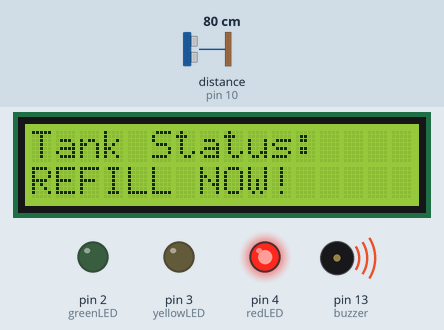
The sketch below on a simulated Arduino Uno, built with avr-gcc and run on an emulated ATmega328P. Shown: 16×2 character LCD, output pins drawn as LEDs (lit = HIGH), buzzer (waves = sounding, pin HIGH). Wiring (inferred from the names in the program): ultrasonic range finder: trigger pin 9; echo pin 10. Inputs (shaded band) come from the test bench; at power-on: distance to the obstacle (sensor on pin 10) 80 cm. The echo pulse lasts 58.3 µs per cm; pins used as bus, display or sensor lines are not drawn; what the sketch prints to the serial monitor is not drawn.

Above: at 3.2 s.
3.3 s: distance to the obstacle (sensor on pin 10) set to 54 cm
5.2 s: distance to the obstacle (sensor on pin 10) set to 46 cm
At 6.5 s:
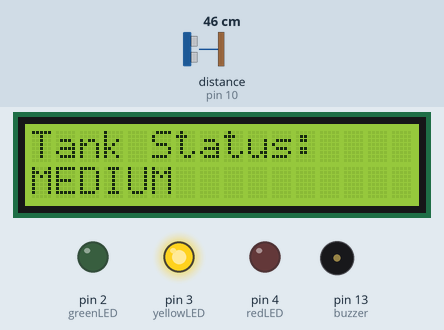
7.6 s: distance to the obstacle (sensor on pin 10) set to 34 cm
9.3 s: distance to the obstacle (sensor on pin 10) set to 28 cm
At 10.7 s:
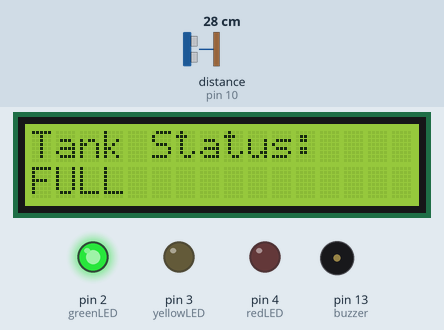
11.6 s: distance to the obstacle (sensor on pin 10) set to 35 cm
At 12.7 s:
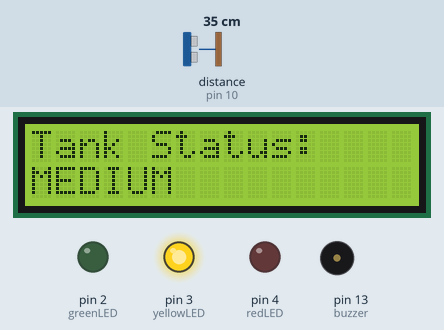
13.6 s: distance to the obstacle (sensor on pin 10) set to 2 cm
At 14.7 s:
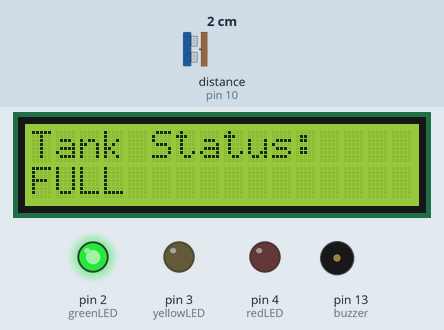
Timing chart, 0 to 16.6 s (numbered marks = the images above; inputs shaded):
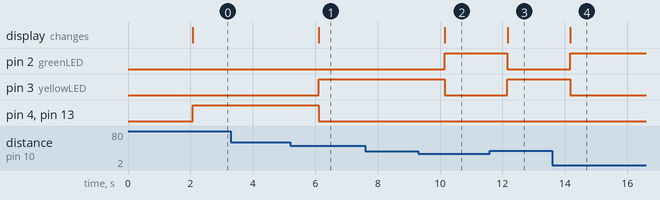

Measured:
- the behaviour switches between 52 and 51 cm on distance to the obstacle (sensor on pin 10) (found by bisection; images 0 and 1)
- the behaviour switches between 31 and 30 cm on distance to the obstacle (sensor on pin 10) (found by bisection; images 1 and 2)
- after the input at 3.3 s, every drawn part: stays the same
- after the input at 5.2 s, pin 3 (yellowLED): LOW → HIGH after 0.91 s; pin 4 (redLED), pin 13 (buzzer): HIGH → LOW after 0.91 s; the display: changes after 0.92 s (image 1)
- after the input at 7.6 s, every drawn part: stays the same
- after the input at 9.3 s, pin 2 (greenLED): LOW → HIGH after 0.84 s; pin 3 (yellowLED): HIGH → LOW after 0.84 s; the display: changes after 0.85 s (image 2)
- after the input at 11.6 s, pin 2 (greenLED): HIGH → LOW after 0.56 s; pin 3 (yellowLED): LOW → HIGH after 0.56 s; the display: changes after 0.56 s (image 3)
- after the input at 13.6 s, pin 2 (greenLED): LOW → HIGH after 0.57 s; pin 3 (yellowLED): HIGH → LOW after 0.57 s; the display: changes after 0.58 s (image 4)

The sketch:

Smart_Water_Tank_Level_Indicator.ino
```cpp
#include <LiquidCrystal.h>

LiquidCrystal lcd(12, 11, 5, 6, 7, 8);

const int trigPin = 9;
const int echoPin = 10;

const int greenLED = 2;
const int yellowLED = 3;
const int redLED = 4;

const int buzzer = 13;

long duration;
int distance;

void setup() {

  pinMode(trigPin, OUTPUT);
  pinMode(echoPin, INPUT);

  pinMode(greenLED, OUTPUT);
  pinMode(yellowLED, OUTPUT);
  pinMode(redLED, OUTPUT);

  pinMode(buzzer, OUTPUT);

  lcd.begin(16, 2);

  Serial.begin(9600);

  lcd.setCursor(0, 0);
  lcd.print("Water Tank");
  lcd.setCursor(0, 1);
  lcd.print("Monitoring");
  delay(2000);
  lcd.clear();
}

void loop() {

  // Ultrasonic Measurement
  digitalWrite(trigPin, LOW);
  delayMicroseconds(2);

  digitalWrite(trigPin, HIGH);
  delayMicroseconds(10);
  digitalWrite(trigPin, LOW);

  duration = pulseIn(echoPin, HIGH);

  distance = duration * 0.034 / 2;

  Serial.print("Distance: ");
  Serial.print(distance);
  Serial.println(" cm");

  // TANK FULL
  if (distance < 30) {

    digitalWrite(greenLED, HIGH);
    digitalWrite(yellowLED, LOW);
    digitalWrite(redLED, LOW);

    digitalWrite(buzzer, LOW);

    lcd.clear();
    lcd.setCursor(0, 0);
    lcd.print("Tank Status:");
    lcd.setCursor(0, 1);
    lcd.print("FULL");

    Serial.println("Tank Full");
  }

  // TANK MEDIUM
  else if (distance >= 30 && distance <= 50) {

    digitalWrite(greenLED, LOW);
    digitalWrite(yellowLED, HIGH);
    digitalWrite(redLED, LOW);

    digitalWrite(buzzer, LOW);

    lcd.clear();
    lcd.setCursor(0, 0);
    lcd.print("Tank Status:");
    lcd.setCursor(0, 1);
    lcd.print("MEDIUM");

    Serial.println("Tank Medium");
  }

  // TANK LOW
  else {

    digitalWrite(greenLED, LOW);
    digitalWrite(yellowLED, LOW);
    digitalWrite(redLED, HIGH);

    digitalWrite(buzzer, HIGH);

    lcd.clear();
    lcd.setCursor(0, 0);
    lcd.print("Tank Status:");
    lcd.setCursor(0, 1);
    lcd.print("REFILL NOW!");

    Serial.println("Tank Low - Refill Required");
  }

  delay(1000);
}
```
